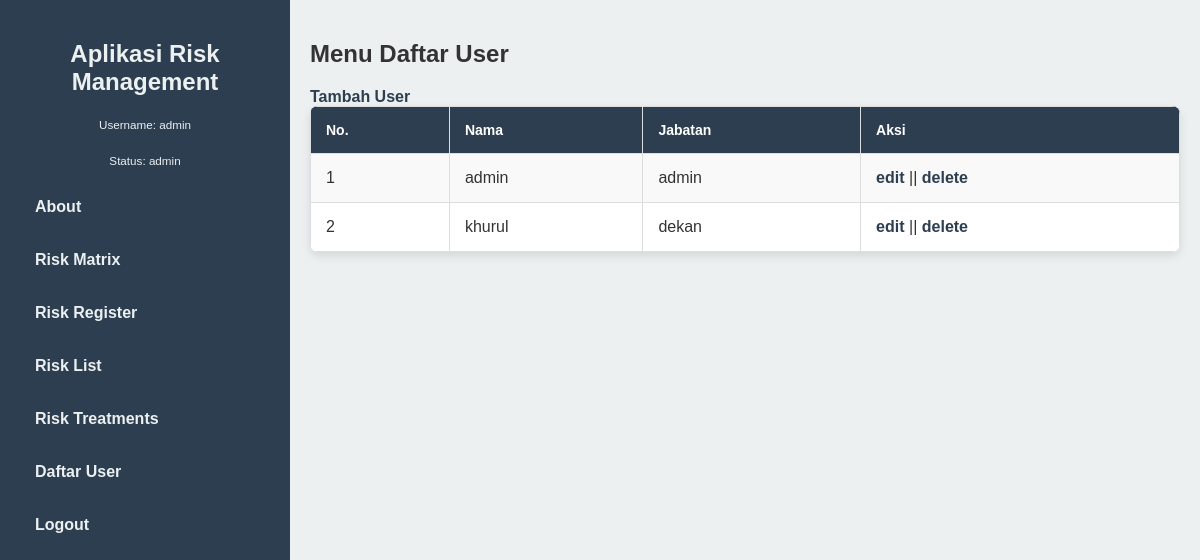
Page /menu_add_user/daftar_user.php (signed in) on the committed database.
### tables this page shows
CREATE TABLE `user` (
  `id` int(11) NOT NULL,
  `username` varchar(255) NOT NULL,
  `password` varchar(255) NOT NULL,
  `nama` varchar(255) NOT NULL,
  `status` varchar(20) NOT NULL
);

### util/user.php (called while the page is built, shortened)
<?php
class User{
    private $conn;
    public function __construct($conn)
    {
        $this->conn = $conn;
    }
    public function data(){
        $query = "SELECT * FROM user ";
        $result = mysqli_query($this->conn, $query);
        $rows = [];
        while($row = mysqli_fetch_assoc($result)){
            $rows[] = $row;
        }
        return $rows;
    }
}

### menu_add_user/daftar_user.php (the view, shortened to what this page needs)
<?php
require_once '../conn.php';
require_once '../util/user.php';
$user = new User($conn);
$data_user = $user-> data();
?>
<!DOCTYPE html>
<html lang="id">
<head>
    <link rel="stylesheet" href="../css/dashboard.css">
</head>
<body>
<div class="dashboard-container">
        <div class="sidebar">
            <h2>Aplikasi Risk Management</h2>
            <p><small>Username: <?php echo $_SESSION['nama']; ?></small></p>
            <p><small>Status: <?php echo $_SESSION['status']; ?></small></p>
            <ul class="sidebar-menu">
                <li><a href="../menu_halaman/about.php">About</a></li>
                <li><a href="../menu_halaman/riskMatrix.php">Risk Matrix</a></li>
                <li><a href="../menu_halaman/riskRegister.php">Risk Register</a></li>
                <li><a href="../menu_halaman/riskList.php">Risk List</a></li>
                <li><a href="../menu_halaman/riskTreatments.php">Risk Treatments</a></li>
                <?php if ($_SESSION['status'] == 'admin'): ?>
                    <li><a href="../menu_add_user/daftar_user.php">Daftar User</a></li>
                <?php endif; ?>
                <li><a href="../logout.php">Logout</a></li>
            </ul>
        </div>
        <div class="main-content">
            <h2>Menu Daftar User</h2>
            <a href="tambah_user.php">Tambah User</a>
        <table>
            <tr>
                <th>No.</th>
                <th>Nama</th>
                <th>Jabatan</th>
                <th>Aksi</th>
            </tr>
            <?php $i = 1; ?>
            <?php foreach($data_user as $row): ?>
            <tr>
                <td><?= $i ?></td>
                <td><?= $row["nama"];?></td>
                <td><?= $row["status"];?></td>
                <td><a href="edit_user.php?id=<?= $row["id"];?>">edit</a> || <a href="delete_user.php?id=<?= $row["id"];?>">delete</a></td>
            </tr>
            <?php $i++?>
            <?php endforeach; ?>
        </table>
        </div>
    </div>
</body>
</html>

### css/dashboard.css (style rules this page uses)
body { margin: 0; padding: 0; font-family: Arial, sans-serif; color: black; }
.dashboard-container { display: flex; min-height: 100vh; background-color: aqua; }
.sidebar { width: 250px; min-width: 250px; background-color: #2c3e50; color: #ecf0f1; padding: 20px; box-shadow: 2px 0 5px rgba(0, 0, 0, 0.1); flex-shrink: 0; }
.sidebar h2 { text-align: center; margin-bottom: 20px; }
.sidebar p { text-align: center; font-size: 14px; margin-bottom: 20px; }
.sidebar-menu { list-style: none; padding: 0; }
.sidebar-menu li { margin: 15px 0; }
.sidebar-menu a { text-decoration: none; color: #ecf0f1; display: block; padding: 10px 15px; border-radius: 5px; transition: background-color 0.3s; }
.main-content { flex: 1; padding: 20px; background-color: #ecf0f1; overflow-x: auto; }

### menu_add_user/daftar_user.php (style rules this page uses)
body { font-family: Arial, sans-serif; margin: 0; padding: 0; background-color: #f4f4f9; color: #333; }
.main-content { flex: 1; padding: 20px; overflow-y: auto; }
h2 { margin-bottom: 20px; }
a { text-decoration: none; color: #2c3e50; font-weight: bold; }
table { width: 100%; border-collapse: collapse; background-color: #fff; box-shadow: 0 4px 10px rgba(0, 0, 0, 0.1); border-radius: 8px; overflow: hidden; }
table th, table td { padding: 15px; text-align: left; border: 1px solid #ddd; }
table th { background-color: #2c3e50; color: #fff; font-size: 14px; }
table tr:nth-child(even) { background-color: #f9f9f9; }

### rows in the picture
user: nama "admin", status "admin"
user: nama "khurul", status "dekan"

### other values in the picture
$_SESSION['nama'] "admin"
$_SESSION['status'] "admin"
